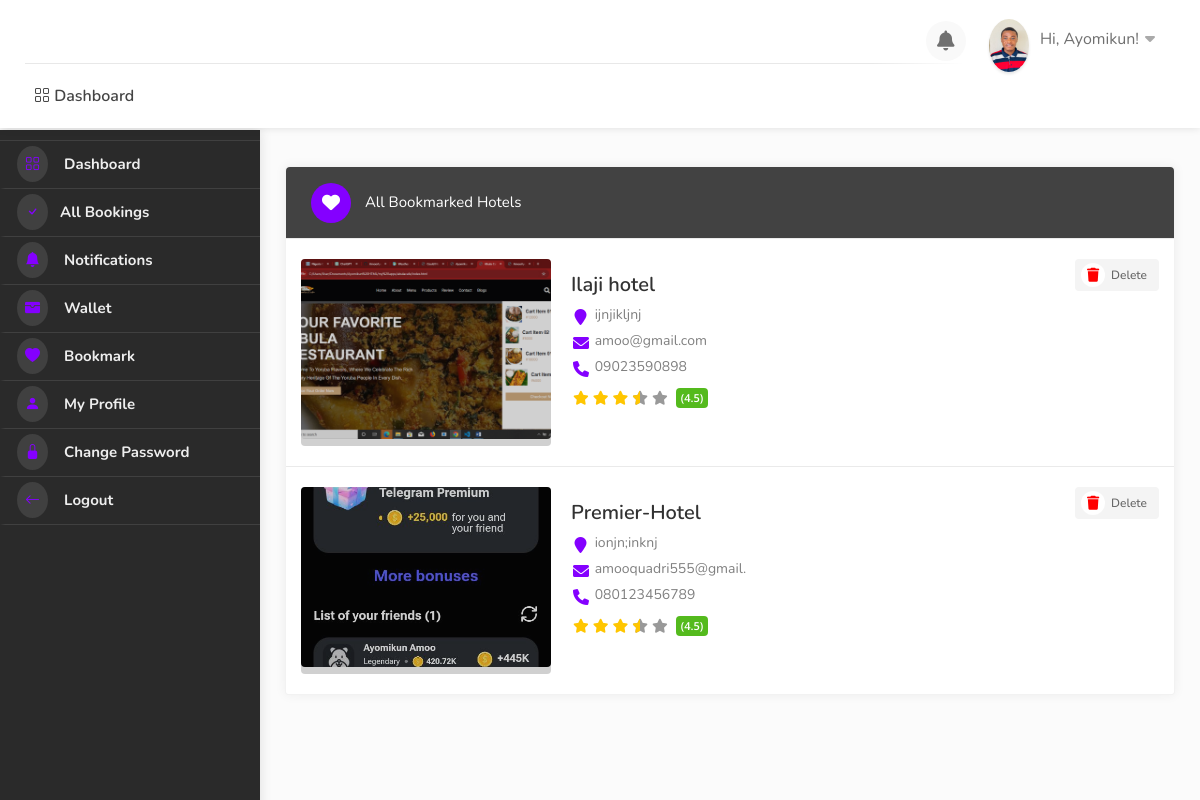
/dashboard/bookmark/ (signed in), run on the app's committed database.
### userauths/models.py (models this page shows, shortened)
class User(AbstractUser):
    full_name = models.CharField(max_length=500, null=True, blank=True)
    username = models.CharField(max_length=500, unique=True, null=True, blank=True)
    email = models.EmailField(unique=True)
    phone = models.CharField(max_length=100, null=True, blank=True)
    gender = models.CharField(max_length=20, choices=GENDER, default="Other")
    otp = models.CharField(max_length=100, null=True, blank=True)
    USERNAME_FIELD = "email"
    REQUIRED_FIELDS = ["username"]

class Profile(models.Model):
    pid = ShortUUIDField(length=7, max_length=25, alphabet="abcdefghijklmnopqrstuvwxyz123456789")
    image = models.FileField(upload_to=user_directory_path, default="default.jpg", null=True, blank=True)
    user = models.OneToOneField(User, on_delete=models.CASCADE)
    full_name = models.CharField(max_length=500, null=True, blank=True)
    phone = models.CharField(max_length=100, null=True, blank=True)
    gender = models.CharField(max_length=20, choices=GENDER, default="Other")
    country = models.CharField(max_length=100, null=True, blank=True)
    city = models.CharField(max_length=100, null=True, blank=True)
    state = models.CharField(max_length=100, null=True, blank=True)
    address = models.CharField(max_length=100, null=True, blank=True)
    identity_type = models.CharField(max_length=200, choices=IDENTITY_TYPE, default="Other")
    identity_image = models.FileField(upload_to=user_directory_path, default="id.jpg", null=True, blank=True)
    facebook = models.CharField(max_length=255, blank=True, null=True)
    twitter = models.CharField(max_length=255, blank=True, null=True)
    wallet = models.DecimalField(max_digits=12, decimal_places=2, default=0.00)
    verified = models.BooleanField(default=False)
    date = models.DateTimeField(auto_now_add=True)
    class Meta:
        ordering = ['date']

### hotel/models.py (models this page shows, shortened)
class Bookmark(models.Model):
    user = models.ForeignKey(User, on_delete=models.CASCADE, blank=True, null=True)
    hotel = models.ForeignKey(Hotel, on_delete=models.CASCADE, null=True, blank=True)
    bid = ShortUUIDField(unique=True, length=10, max_length=20, alphabet="abcdefghijklmnopqrstuvxyz")
    date= models.DateField(auto_now_add=True)
    class Meta:
        ordering = ['-date']

class Hotel(models.Model):
    user = models.ForeignKey(User, on_delete=models.SET_NULL, null=True, related_name='create_hotel')
    name = models.CharField(max_length=100)
    description = CKEditor5Field(config_name='extends', null=True, blank=True)
    image = models.FileField(upload_to="hotel_gallery")
    address = models.CharField(max_length=200)
    latitude = models.FloatField(null=True, blank=True)  # Auto-populated after geocoding
    longitude = models.FloatField(null=True, blank=True)
    mobile = models.CharField(max_length=20)
    email = models.CharField(max_length=20)
    status = models.CharField(choices=HOTEL_STATUS, max_length=10, default="Live", null=True, blank=True)
    tags = TaggableManager(blank=True)
    views = models.IntegerField(default=0)
    featured = models.BooleanField(default=False)
    hid = ShortUUIDField(unique=True, length=10, max_length=20, alphabet="abcdefghijklmnopqrstuvxyz")
    slug = models.SlugField(unique=True, blank=True)  # Allow blank slugs
    date = models.DateTimeField(auto_now_add=True)
    def hotel_gallery(self):
        return HotelGallery.objects.filter(hotel=self)

### user_dashboard/views.py (the view)
# urls.py: path("bookmark/", views.bookmark, name="bookmark"),
@login_required
def bookmark(request):
    bookmark = Bookmark.objects.filter(user=request.user)
    return render(request, "user_dashboard/bookmark.html", {"bookmark":bookmark,})

### templates/user_dashboard/bookmark.html (shortened to what this page needs)
{% extends 'partials/dashboard_base.html' %}
{% load static %}
{% block content %}
<div id="dashboard">
    {% include 'partials/dashboard_sidebar.html' %}
    <div class="utf_dashboard_content">
        <div class="row">
            <div class="col-lg-12 col-md-12">
                <div class="utf_dashboard_list_box margin-top-0">
                    <h4><i class="fas fa-heart"></i> All Bookmarked Hotels</h4>
                    <ul>
                        {% for b in bookmark %}
                            <li>
                                <div class="utf_list_box_listing_item">
                                    <div class="utf_list_box_listing_item-img">
                                        <a href=""><img src="{{b.hotel.image.url}}" style="height: 180px" alt=""></a>
                                    </div>
                                    <div class="utf_list_box_listing_item_content">
                                        <div class="inner">
                                            <h3>{{b.hotel.name}}</h3>
                                            <span><i class="fa fa-map-marker"></i> {{b.hotel.address}}</span>
                                            <span><i class="fa fa-envelope"></i> {{b.hotel.email}}</span>
                                            <span><i class="fa fa-phone"></i> {{b.hotel.mobile}}</span>
                                            <div class="utf_star_rating_section">
                                                <div class="utf_counter_star_rating">(4.5)</div>
                                                <span class="star"></span>
                                                <span class="star"></span>
                                                <span class="star"></span>
                                                <span class="star half"></span>
                                                <span class="star empty"></span>
                                            </div>
                                        </div>
                                    </div>
                                    <div> <a href="{% url 'user_dashboard:delete_bookmark' b.bid%}" class="button gray"><i class="fas fa-trash" style="color: red;"></i> Delete</a> </div>
                                </div>
                            </li>
                        {% empty %}
                        <li>
                            <h6>No Bookmarks Yet</h6>
                        </li>
                        {% endfor %}
                    </ul>
                </div>
            </div>
        </div>
    </div>
</div>
{% endblock content %}

### templates/partials/dashboard_base.html (shortened to what this page needs)
{% load static %}
<!DOCTYPE html>
<html lang="zxx">
<head>
    <link rel="stylesheet" href="{% static 'css/stylesheet.css' %}">
    <link rel="stylesheet" href="{% static 'css/mmenu.css' %}">
    <link rel="stylesheet" href="{% static 'css/perfect-scrollbar.css' %}">
    <link rel="stylesheet" href="{% static 'css/style.css' %}" id="colors">
    <link rel="stylesheet" href="https://cdn.jsdelivr.net/npm/bootstrap-icons@1.10.5/font/bootstrap-icons.css">
    <link rel="stylesheet" href="https://cdnjs.cloudflare.com/ajax/libs/font-awesome/4.7.0/css/font-awesome.css" />
    <link rel="stylesheet" href="https://cdnjs.cloudflare.com/ajax/libs/font-awesome/6.0.0/css/all.min.css" />
    <link rel="stylesheet" href="https://cdn.jsdelivr.net/npm/@mdi/font@7.2.96/css/materialdesignicons.min.css">
    <link href='https://unpkg.com/boxicons@2.1.4/css/boxicons.min.css' rel='stylesheet'>
    <link rel="stylesheet" href="https://cdn.jsdelivr.net/npm/remixicon-ligatures@2.5.0/fonts/remixicon.min.css">
    <link href="https://cdn.jsdelivr.net/npm/remixicon@2.2.0/fonts/remixicon.css" rel="stylesheet">
</head>
<body>
    <div id="main_wrapper">
        <header id="header_part" class="fixed fullwidth_block dashboard">
            <div id="header" class="not-sticky">
                <div class="container">
                    <div class="utf_left_side">
                        <div id="logo"> <a href=""><img src="" alt=""></a> <a href="" class="dashboard-logo"><img src="{% static 'images/logo2.png' %}" alt=""></a> </div>
                        <nav id="navigation" class="style_one">
                            <ul id="responsive">
                                <li><a href=""> <i class="bi bi-grid"></i> Dashboard</a></li>
                            </ul>
                        </nav>
                        <div class="clearfix"></div>
                    </div>
                    <div class="utf_right_side">
                        <div class="header_widget">
                            <div class="dashboard_header_button_item {% if noti %} has-noti {% endif %} js-item-menu">
                                <i class="fas fa-bell"></i>
                            </div>
                            <div class="utf_user_menu">
                                <div class="utf_user_name"><span><img src="{{request.user.profile.image.url}}" alt=""></span>Hi, {{request.user.username|title}}!</div>
                            </div>
                        </div>
                    </div>
                </div>
            </div>
        </header>
        {% block content %}
        {% endblock content %}
    </div>
</body>
</html>

### static/css/mmenu.css (style rules this page uses)
:root { --mm-line-height: 20px; --mm-listitem-size: 44px; --mm-navbar-size: 44px; --mm-offset-top: 0; --mm-offset-right: 0; --mm-offset-bottom: 0; --mm-offset-left: 0; --mm-color-border: rgba(0, 0, 0, 0.1); --mm-color-button: rgba(0, 0, 0, 0.3); --mm-color-text: rgba(0, 0, 0, 0.75); --mm-color-text-dimmed: rgba(0, 0, 0, 0.3); --mm-color-background: #f3f3f3; --mm-color-background-highlight: rgba(0, 0, 0, 0.05); --mm-color-background-emphasis: rgba(255, 255, 255, 0.4); --mm-shadow: 0 0 10px rgba(0, 0, 0, 0.3) }

### static/css/style.css (style rules this page uses)
body { color: #707070; font-size: 15px; line-height: 28px; background-color: #fff; }
body, h1, h2, h3, h4, h5, h6, input[type="text"], input[type="password"], input[type="email"], textarea, select, input[type="button"], input[type="submit"], button, #tiptip_content, .map-box p, .map-box div, .numerical-rating .utf_counter_star_rating, body .nav_responsive i.menu-trigger:after { font-family: 'Nunito', sans-serif; text-transform: none; }
h1, h2, h3, h4, h5, h6 { color: #323232; }
* { margin: 0px; padding: 0px; box-sizing: border-box; }
ul, li { margin: 0px; list-style-type: none; }

### data on the page
User: user.profile.image (picture), user.username "Ayomikun"
Bookmark: hotel.image (picture), hotel.name "Ilaji hotel", hotel.address "ijnjikljnj", hotel.email "amoo@gmail.com", hotel.mobile "09023590898"
Bookmark: hotel.image (picture), hotel.name "Premier-Hotel", hotel.address "ionjn;inknj", hotel.email "amooquadri555@gmail.", hotel.mobile "080123456789"
